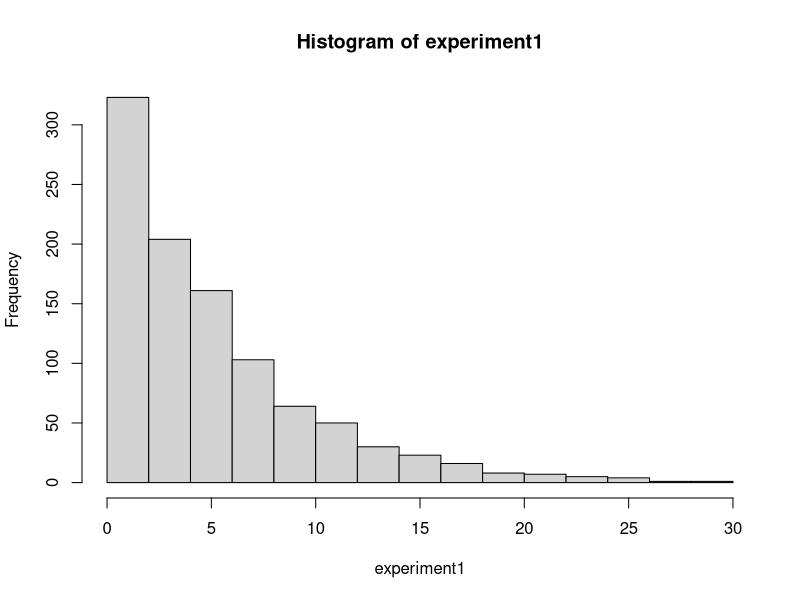
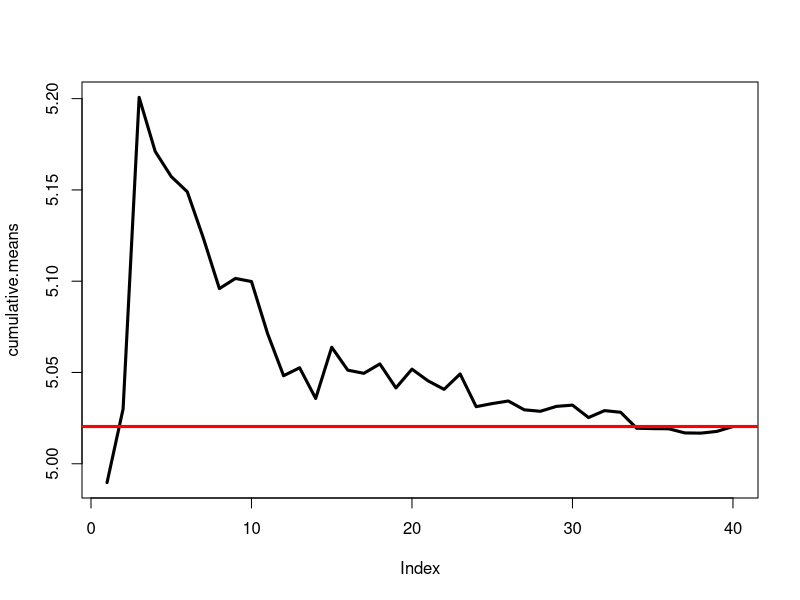
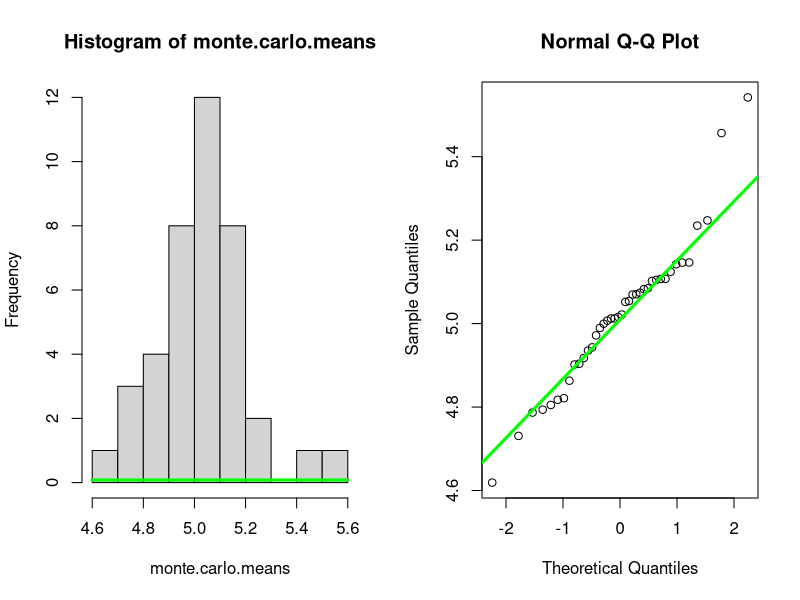

Write R code to recreate these figures, in order.
## ---- chunk 1
  # Set working directory
  setwd("~/datasciencecoursera/StatsProj1/")
  library(ggplot2)
## ---- chunk 2
set.seed(5678)
n = 1000; lambda = 0.2;
experiment1 = rexp(n, lambda)
hist(experiment1)
## ---- chunk 3
monte.carlo.means = NULL; m = 40;
for (i in 1 : m) monte.carlo.means = c(monte.carlo.means, mean(rexp(n, lambda)))
## ---- chunk 4
theoretical.mean = (1/lambda)
cumulative.means <- cumsum(monte.carlo.means) / (1 : m)
plot(cumulative.means, type = "l", lwd = 3)
abline(h=cumulative.means[m], col = "red", lwd = 3)
## ---- chunk 5
(theoretical.var = 1/(lambda^2) )
(empirical.var = var(experiment1))
## ---- chunk 6
par(mfrow=c(1,2))
hist(monte.carlo.means); 
x<-seq(min(monte.carlo.means),max(monte.carlo.means),0.1) 
curve(dnorm(x, theoretical.mean, sqrt(theoretical.var)), col="green", lwd=3, add=TRUE, yaxt="n")
qqnorm(monte.carlo.means); qqline(monte.carlo.means, col="green", lwd=3)
